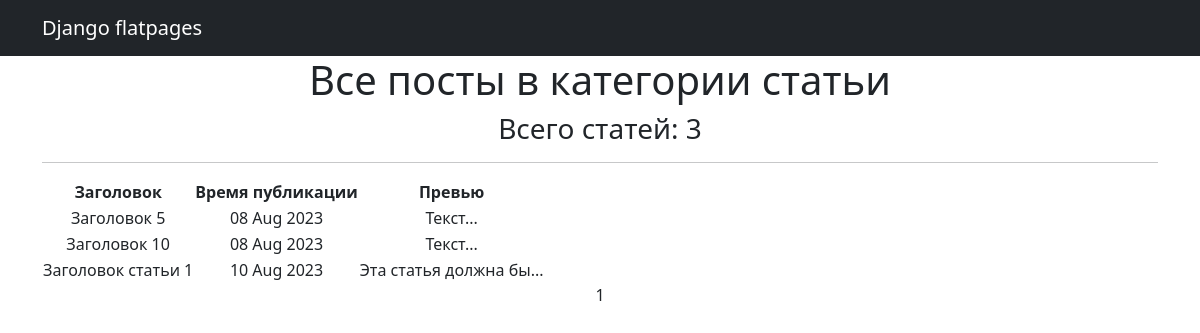
Screenshot of /posts/articles/ with the database file from the repository.
### NewsPortal/models.py (models this page shows, shortened)
class Post(models.Model):
	article = 'AR'
	news = 'NW'
	TYPE = [
		(article, 'Статья'),
		(news, 'Новость')
	]
	type_post = models.CharField(max_length=2, choices=TYPE, default='NW')
	time_in = models.DateTimeField(auto_now_add=True)
	headline = models.CharField(max_length=128,)
	text = models.TextField()
	rating = models.IntegerField(default=0)
	to_author = models.ForeignKey(Author, on_delete=models.CASCADE)
	to_many_category = models.ManyToManyField(Category, through='PostCategory', related_name='n')
	def preview(self):
		return self.text[:20] + '...'

### NewsPortal/views.py (the view)
# urls.py: path('articles/', ArticlesList.as_view(), name='articles'),
class ArticlesList(ListView):
    model = Post
    template_name = 'articles.html'
    context_object_name = 'articles'
    paginate_by = 50
    def get_context_data(self, *, object_list=None, **kwargs):
        context = super().get_context_data(**kwargs)
        context['articles'] = Post.objects.filter(type_post="AR")
        return context

### templates/articles.html (shortened to what this page needs)
<!DOCTYPE html>
{% extends 'flatpages/default.html' %}
{% load custom_tags %}
{% block content %}
    <h1>Все посты в категории статьи</h1>
    <h3>Всего статей: {{ articles|length }}</h3>
    <hr>
    {% if articles %}
        <table>
            <tr>
                <th>Заголовок</th>
                <th>Время публикации</th>
                <th>Превью</th>
            </tr>
            {% for n in articles %}
            <tr>
                <td>{{ n.headline }}</td>
                <td>{{ n.time_in|date:'d M Y'  }}</td>
                <td>{{ n.preview }}</td>
            </tr>
            {% endfor %}
        </table>
    {% else %}
        <h2>Статей нет! Вообще нет!</h2>
    {% endif %}
    {{ page_obj.number }}
{% endblock content%}

### rows the page displays
Post: headline "Заголовок 5", time_in "08 Aug 2023", preview "Текст..."
Post: headline "Заголовок 10", time_in "08 Aug 2023", preview "Текст..."
Post: headline "Заголовок статьи 1", time_in "10 Aug 2023", preview "Эта статья должна бы..."

### other values shown
{{ articles|length }} "3"
{{ page_obj.number }} "1"
